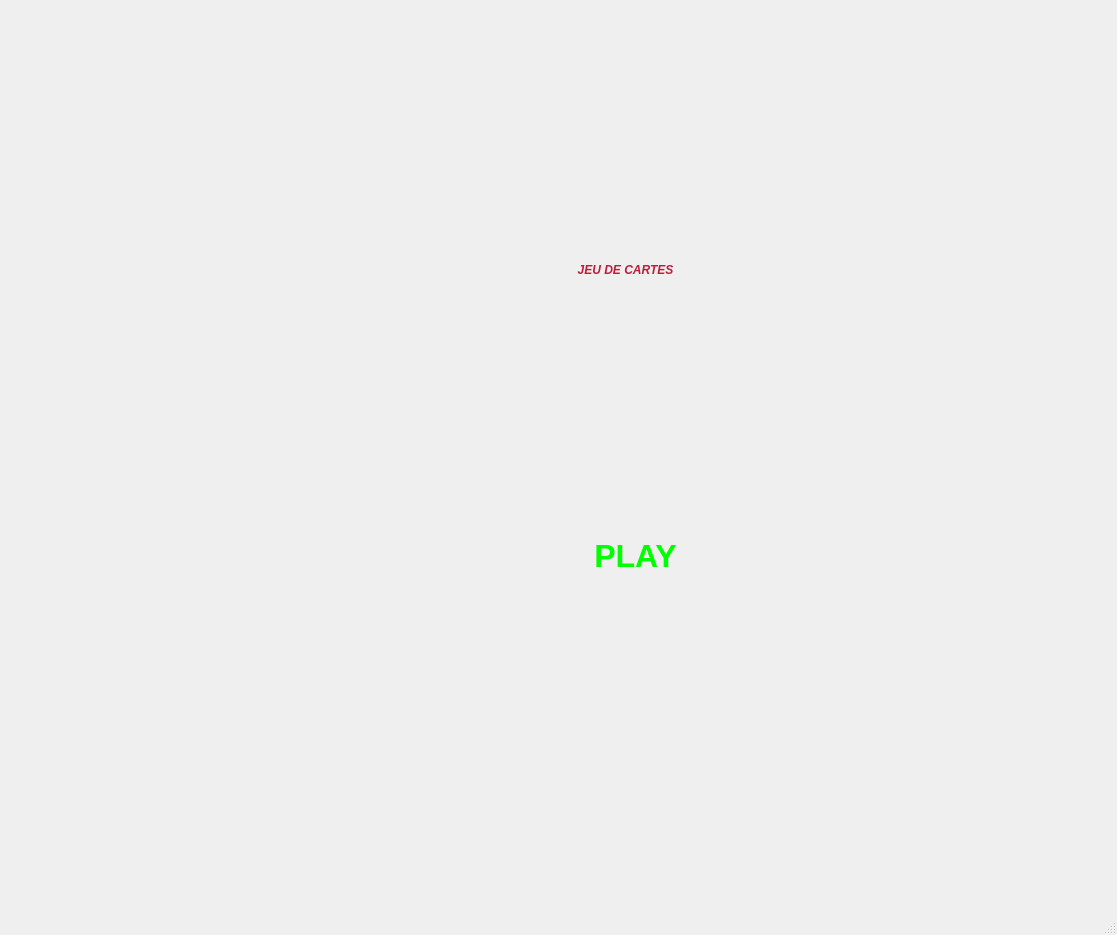
<?xml version="1.0" encoding="UTF-8"?>
<ui version="4.0">
 <class>MaClasse</class>
 <widget class="QMainWindow" name="MaClasse">
  <property name="geometry">
   <rect>
    <x>0</x>
    <y>0</y>
    <width>1117</width>
    <height>935</height>
   </rect>
  </property>
  <property name="windowTitle">
   <string>MaClasse</string>
  </property>
  <property name="styleSheet">
   <string notr="true">background-image: url(:/nfond/fond.jpg);
color: rgb(255, 255, 255);</string>
  </property>
  <widget class="QWidget" name="centralwidget">
   <property name="styleSheet">
    <string notr="true">background-image: url(:/cartes/photos_des_cartes/interface.jpg);</string>
   </property>
   <widget class="QWidget" name="verticalLayoutWidget">
    <property name="geometry">
     <rect>
      <x>900</x>
      <y>340</y>
      <width>101</width>
      <height>151</height>
     </rect>
    </property>
    <layout class="QVBoxLayout" name="deckLayout"/>
   </widget>
   <widget class="QWidget" name="horizontalLayoutWidget">
    <property name="geometry">
     <rect>
      <x>290</x>
      <y>700</y>
      <width>711</width>
      <height>181</height>
     </rect>
    </property>
    <layout class="QHBoxLayout" name="joeurLayout">
     <property name="sizeConstraint">
      <enum>QLayout::SetFixedSize</enum>
     </property>
    </layout>
   </widget>
   <widget class="QWidget" name="horizontalLayoutWidget_2">
    <property name="geometry">
     <rect>
      <x>290</x>
      <y>0</y>
      <width>711</width>
      <height>151</height>
     </rect>
    </property>
    <layout class="QHBoxLayout" name="IALayout">
     <property name="sizeConstraint">
      <enum>QLayout::SetFixedSize</enum>
     </property>
    </layout>
   </widget>
   <widget class="QLabel" name="labelCount">
    <property name="geometry">
     <rect>
      <x>920</x>
      <y>510</y>
      <width>71</width>
      <height>41</height>
     </rect>
    </property>
    <property name="font">
     <font>
      <pointsize>24</pointsize>
      <italic>true</italic>
      <bold>true</bold>
     </font>
    </property>
    <property name="styleSheet">
     <string notr="true">color: rgb(255, 255, 255);
background-image: url(:/cartes/photos_des_cartes/BOTON.jpg);
</string>
    </property>
    <property name="text">
     <string/>
    </property>
   </widget>
   <widget class="QWidget" name="verticalLayoutWidget_2">
    <property name="geometry">
     <rect>
      <x>460</x>
      <y>340</y>
      <width>101</width>
      <height>151</height>
     </rect>
    </property>
    <layout class="QVBoxLayout" name="centralLayout"/>
   </widget>
   <widget class="QWidget" name="mywidget" native="true">
    <property name="geometry">
     <rect>
      <x>0</x>
      <y>0</y>
      <width>1262</width>
      <height>912</height>
     </rect>
    </property>
    <property name="styleSheet">
     <string notr="true">background-image: url(:/cartes/photos_des_cartes/interface.jpg);</string>
    </property>
    <widget class="QPushButton" name="PlayButton">
     <property name="geometry">
      <rect>
       <x>490</x>
       <y>510</y>
       <width>291</width>
       <height>91</height>
      </rect>
     </property>
     <property name="font">
      <font>
       <family>Segoe UI</family>
       <pointsize>24</pointsize>
       <italic>false</italic>
       <bold>true</bold>
      </font>
     </property>
     <property name="styleSheet">
      <string notr="true">color: rgb(0, 255, 0);
background-image: url(:/photos_des_cartes/play.jpg);
font: 900 24pt &quot;Segoe UI&quot;;
border:none;</string>
     </property>
     <property name="text">
      <string>PLAY</string>
     </property>
     <property name="shortcut">
      <string/>
     </property>
    </widget>
    <widget class="QLabel" name="title">
     <property name="geometry">
      <rect>
       <x>420</x>
       <y>210</y>
       <width>411</width>
       <height>121</height>
      </rect>
     </property>
     <property name="styleSheet">
      <string notr="true">color: rgb(191, 28, 58);
border-color: rgb(255, 255, 255);


font: 24pt &quot;Segoe UI&quot;;
background-image: url(:/photos_des_cartes/mytitle.jpg);</string>
     </property>
     <property name="text">
      <string>&lt;html&gt;&lt;head/&gt;&lt;body&gt;&lt;p align=&quot;center&quot;&gt;&lt;span style=&quot; font-weight:700; font-style:italic;&quot;&gt;JEU DE CARTES&lt;/span&gt;&lt;/p&gt;&lt;/body&gt;&lt;/html&gt;</string>
     </property>
    </widget>
   </widget>
  </widget>
  <widget class="QMenuBar" name="menubar">
   <property name="geometry">
    <rect>
     <x>0</x>
     <y>0</y>
     <width>1117</width>
     <height>22</height>
    </rect>
   </property>
  </widget>
  <widget class="QStatusBar" name="statusbar"/>
 </widget>
 <resources/>
 <connections/>
</ui>
